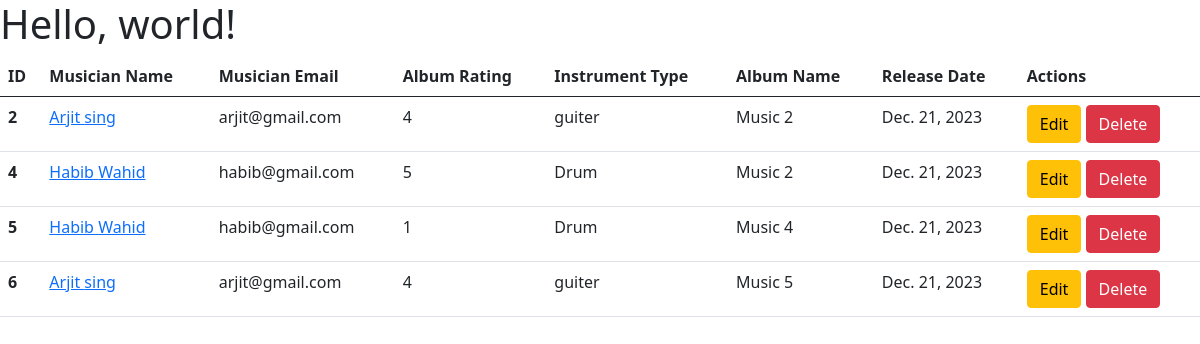
The page / on the database its author committed.
### Album/models.py (models this page shows)
class Albums(models.Model):
    name = models.CharField(max_length=60)
    release_date = models.DateField(auto_now_add=True)
    MY_CHOICES = (
        ('1', ' 1 star'),
        ('2', ' 2 star'),
        ('3', ' 3 star'),
        ('4', ' 4 star'),
        ('5', ' 5 star'),
    )
    Rating = models.CharField(max_length=10, choices=MY_CHOICES)
    musician = models.ForeignKey(Musicians ,on_delete=models.CASCADE)

### musician/models.py (models this page shows)
class Musicians(models.Model):
    first_name = models.CharField(max_length=30)
    last_name = models.CharField(max_length=30)
    email = models.EmailField()
    phone_number = models.IntegerField()
    instrument = models.TextField()

### Musicians_Directory/views.py (the view)
# urls.py: 2. Add a URL to urlpatterns:  path('', views.home, name='home')
def home(request):
    data = Albums.objects.all()
    print(data)
    return render(request, 'index.html',{'data':data})

### templates/index.html
{% extends "base.html" %}
{% block content %}
<table class="table">
    <thead>
      <tr>
        <th scope="col">ID</th>
        <th scope="col">Musician Name</th>
        <th scope="col">Musician Email</th>
        <th scope="col">Album Rating</th>
        <th scope="col">Instrument Type</th>
        <th scope="col">Album Name</th>
        <th scope="col">Release Date</th>
        <th scope="col">Actions</th>
      </tr>
    </thead>
    <tbody>
        {% for dt in data %}
        <tr>
            <th scope="row">{{dt.id}}</th>
            <td><a href="{% url "edit_details" dt.id%}" class="">{{dt.musician.first_name}} {{dt.musician.last_name}}</a></td>
            <td>{{dt.musician.email}}</td>
            <td>{{dt.Rating}}</td>
            <td>{{dt.musician.instrument}}</td>
            <td>{{dt.name}}</td>
            <td>{{dt.release_date}}</td>
            <td><a href="{% url "edit_post" dt.id %}" class="btn btn-warning">Edit</a>
              <a href="{% url "delete_post" dt.id%}" class="btn btn-danger">Delete</a> </td>
          </tr>
        {% endfor %}
    </tbody>
  </table>
{% endblock %}

### templates/base.html (shortened to what this page needs)
<!doctype html>
<html lang="en">
  <head>
    <link href="https://cdn.jsdelivr.net/npm/bootstrap@5.0.2/dist/css/bootstrap.min.css" rel="stylesheet">
  </head>
  <body>
    <h1>Hello, world!</h1>
    {% block content %}{% endblock %}
  </body>
</html>

### rows shown on the page
Albums: id "2", musician.first_name "Arjit", musician.last_name "sing", musician.email "arjit@gmail.com", Rating "4", musician.instrument "guiter", name "Music 2", release_date "Dec. 21, 2023"
Albums: id "4", musician.first_name "Habib", musician.last_name "Wahid", musician.email "habib@gmail.com", Rating "5", musician.instrument "Drum", name "Music 2", release_date "Dec. 21, 2023"
Albums: id "5", musician.first_name "Habib", musician.last_name "Wahid", musician.email "habib@gmail.com", Rating "1", musician.instrument "Drum", name "Music 4", release_date "Dec. 21, 2023"
Albums: id "6", musician.first_name "Arjit", musician.last_name "sing", musician.email "arjit@gmail.com", Rating "4", musician.instrument "guiter", name "Music 5", release_date "Dec. 21, 2023"
